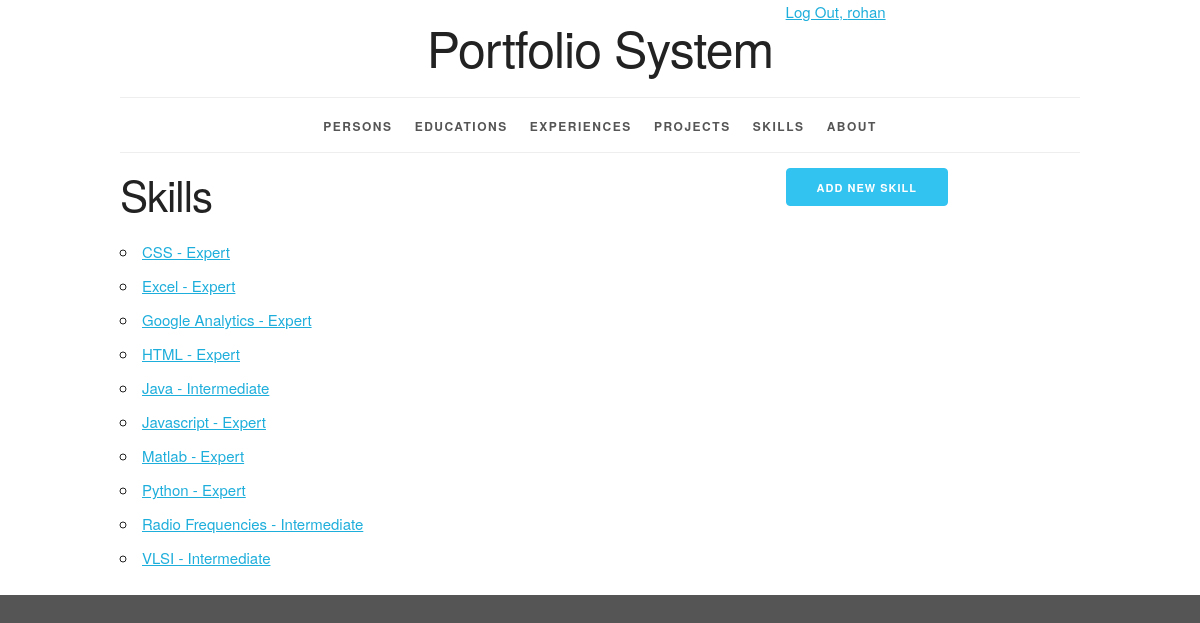
The app's page /skill/ (signed in) with its own data.
### myportfolio/models.py (models this page shows, shortened)
class Skill(models.Model):
    skill_id = models.AutoField(primary_key=True)
    skill_name = models.CharField(max_length=100)
    proficiency = models.ForeignKey(ProficiencyLevel, related_name='skills', on_delete=models.PROTECT)
    persons = models.ManyToManyField('Person')
    def __str__(self):
        return '%s - %s' % (self.skill_name, self.proficiency)
    def get_absolute_url(self):
        return reverse('myportfolio_skill_detail_urlpattern',
                       kwargs={'pk': self.pk}
                       )
    class Meta:
        verbose_name = "Skill"
        verbose_name_plural = "Skills"
        ordering = ['skill_name']
        constraints = [
            UniqueConstraint(fields=['skill_name', 'proficiency'], name='unique_skill')
        ]

class ProficiencyLevel(models.Model):
    proficiency_id = models.AutoField(primary_key=True)
    proficiency = models.CharField(max_length=40)
    def __str__(self):
        return '%s' % self.proficiency
    class Meta:
        verbose_name = "ProficiencyLevel"
        verbose_name_plural = "ProficiencyLevel"
        constraints = [
            UniqueConstraint(fields=['proficiency'], name='unique_proficiency')
        ]

### myportfolio/views.py (the view)
class SkillList(LoginRequiredMixin, PermissionRequiredMixin, ListView):
    model = Skill
    permission_required = 'myportfolio.view_skill'

### myportfolio/templates/myportfolio/skill_list.html (shortened to what this page needs)
{% extends 'myportfolio/base.html' %}
{% block create_button %}
    {% if perms.myportfolio.add_skill %}
    <a href="{% url 'myportfolio_skill_create_urlpattern'  %}"
    class = "button button-primary">
        Add new skill
    </a>
    {% endif %}
{% endblock %}
{% block org_content %}
 <h2>Skills</h2>
    <ul>
        {% for skill in skill_list %}
            <li>
                <a href="{{ skill.get_absolute_url }}">{{ skill }}</a>
            </li>
        {% empty %}
        <li><em>There are no skills available. </em></li>
        {% endfor %}
    </ul>
{%  endblock %}

### myportfolio/templates/myportfolio/base.html (shortened to what this page needs)
{% load static %}
<!DOCTYPE html>
<html lang="en">
<head>
    <link rel="stylesheet" type="text/css"
          href="{% static 'myportfolio/normalize.css' %}">
    <link rel="stylesheet" type="text/css"
          href="{% static 'myportfolio/skeleton.css' %}">
    <link rel="stylesheet" type="text/css"
          href="{% static 'myportfolio/style.css' %}">
</head>
<body>
<div class="container">
    <div class="status row">
        <div class="offset-by-eight four columns">
            <ul class="inline">
                {% if user.is_authenticated %}
                    <li><a href="{% url 'logout_urlpattern' %}">
                        Log Out, {{ user.get_username }}</a></li>
                {% else %}
                    <li><a href="{% url 'login_urlpattern' %}">
                        Log In</a></li>
                {% endif %}
            </ul>
        </div>
    </div>
    <header class="row">
        <div class="offset-by-one ten columns">
            <h1>Portfolio System</h1>
        </div>
    </header>
    <nav>
        <ul>
            {% if perms.myportfolio.view_person %}
            <li>
                <a href="{% url 'myportfolio_person_list_urlpattern'  %}">
                    Persons</a></li>
            {% endif %}
            {% if perms.myportfolio.view_education %}
            <li>
                <a href="{% url 'myportfolio_education_list_urlpattern'  %}">
                    Educations</a></li>
            {% endif %}
            {% if perms.myportfolio.view_experience %}
            <li>
                <a href="{% url 'myportfolio_experience_list_urlpattern'  %}">
                    Experiences</a></li>
            {% endif %}
            {% if perms.myportfolio.view_project %}
            <li>
                <a href="{% url 'myportfolio_project_list_urlpattern'  %}">
                    Projects</a></li>
            {% endif %}
            {% if perms.myportfolio.view_skill %}
            <li>
                <a href="{% url 'myportfolio_skill_list_urlpattern'  %}">
                    Skills</a></li>
            {% endif %}
            <li>
                <a href="{% url 'about_urlpattern'  %}">
                    About</a></li>
        </ul>
    </nav>
    <main>
        {% block content %}
            <div class="row">
                <section class="eight columns">
                    {% block org_content %}{% endblock %}
                </section>
                <section class="desktop four columns">
                    {% block create_button %}{% endblock %}
                </section>
            </div>
        {% endblock %}
    </main>
</div>
</body>
</html>

### myportfolio/static/myportfolio/skeleton.css (style rules this page uses)
.container { position: relative; width: 100%; max-width: 960px; margin: 0 auto; padding: 0 20px; box-sizing: border-box; }
.column, .columns { width: 100%; float: left; box-sizing: border-box; }
@media (min-width: 400px) { .container { width: 85%; padding: 0; } }
@media (min-width: 550px) { .container { width: 80%; } }
@media (min-width: 550px) { .column, .columns { margin-left: 4%; } }
@media (min-width: 550px) { .column:first-child, .columns:first-child { margin-left: 0; } }
@media (min-width: 550px) { .four.columns { width: 30.6666666667%; } }
@media (min-width: 550px) { .eight.columns { width: 65.3333333333%; } }
@media (min-width: 550px) { .ten.columns { width: 82.6666666667%; } }
@media (min-width: 550px) { .offset-by-one.column, .offset-by-one.columns { margin-left: 8.66666666667%; } }
@media (min-width: 550px) { .offset-by-eight.column, .offset-by-eight.columns { margin-left: 69.3333333333%; } }
html { font-size: 62.5%; }
body { font-size: 1.5em; line-height: 1.6; font-weight: 400; font-family: "Raleway", "HelveticaNeue", "Helvetica Neue", Helvetica, Arial, sans-serif; color: #222; }
h1, h2, h3, h4, h5, h6 { margin-top: 0; margin-bottom: 2rem; font-weight: 300; }
h1 { font-size: 4.0rem; line-height: 1.2; letter-spacing: -.1rem; }
h2 { font-size: 3.6rem; line-height: 1.25; letter-spacing: -.1rem; }
@media (min-width: 550px) { h1 { font-size: 5.0rem; } }
@media (min-width: 550px) { h2 { font-size: 4.2rem; } }
a { color: #1EAEDB; }
.button, button, input[type="submit"], input[type="reset"], input[type="button"] { display: inline-block; height: 38px; padding: 0 30px; color: #555; text-align: center; font-size: 11px; font-weight: 600; line-height: 38px; letter-spacing: .1rem; text-transform: uppercase; text-decoration: none; white-space: nowrap; background-color: transparent; border-radius: 4px; border: 1px solid #bbb; cursor: pointer; box-sizing: border-box; }
.button.button-primary, button.button-primary, input[type="submit"].button-primary, input[type="reset"].button-primary, input[type="button"].button-primary { color: #FFF; background-color: #33C3F0; border-color: #33C3F0; }
ul { list-style: circle inside; }
ol, ul { padding-left: 0; margin-top: 0; }
li { margin-bottom: 1rem; }
button, .button { margin-bottom: 1rem; }
pre, blockquote, dl, figure, table, p, ul, ol, form { margin-bottom: 2.5rem; }
.container:after, .row:after, .u-cf { content: ""; display: table; clear: both; }

### myportfolio/static/myportfolio/style.css (style rules this page uses)
.desktop { display: none; }
@media (min-width: 550px) { .desktop { display: block; } }
html { height: 100%; background-color: #555; }
body { background-color: white; }
body>div>header { text-align: center;; }
header h1 { display: inline-block; font-weight: normal; font-style: normal; width: 100%; margin-top: 0; padding-top: 0; }
nav { border-top: 1px solid #eee; width: 100%; border-bottom: 1px solid #eee; margin: 0 0 1em; padding: 0; }
nav ul { margin: 0; padding: 1em 0; list-style-type: none; text-align: center; }
nav ul li { display: inline; padding: 0; margin: 0 0.25em; font-weight: 600; text-transform: uppercase; text-align: center; font-size: 1rem; letter-spacing: .10rem; }
@media (min-width: 400px) { nav ul li { letter-spacing: .15rem; font-size: 1.2rem; margin: 0 0.5em; } }
@media (min-width: 550px) { nav ul li { margin: 0 0.75em; } }
nav ul li a { color: #555; text-decoration: none; background-color: transparent; cursor: pointer; }
.inline { list-style-type: none; padding: 0; margin: 0 0 -0.5em; }
.inline li { display: inline; }

### records on screen
Skill: skill_name+proficiency "CSS - Expert"
Skill: skill_name+proficiency "Excel - Expert"
Skill: skill_name+proficiency "Google Analytics - Expert"
Skill: skill_name+proficiency "HTML - Expert"
Skill: skill_name+proficiency "Java - Intermediate"
Skill: skill_name+proficiency "Javascript - Expert"
Skill: skill_name+proficiency "Matlab - Expert"
Skill: skill_name+proficiency "Python - Expert"
Skill: skill_name+proficiency "Radio Frequencies - Intermediate"
Skill: skill_name+proficiency "VLSI - Intermediate"

### other values on screen
{{ user.get_username }} "rohan"
